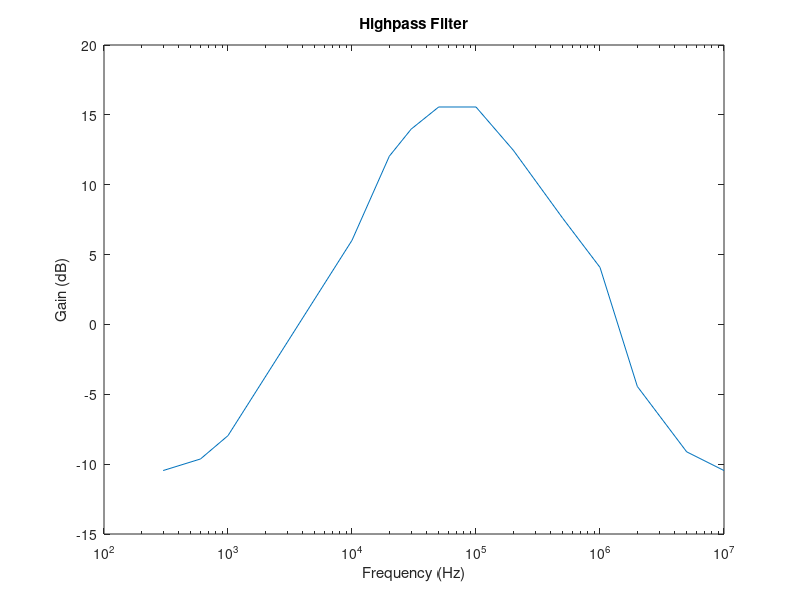

MATLAB code for this plot:
freq3db = 5.787e3;
C = 11e-9;
R2 = 2.5e3;

%Highpass

Vin2 = 200e-3;
Vout2 = [60e-3 66e-3 80e-3 400e-3 0.800 1 1.2 1.2 840e-3 480e-3 320e-3 120e-3 70e-3 60e-3];
freq2 = [300 600 1000 10e3 20e3 30e3 50e3 100e3 200e3 500e3 1e6 2e6 5e6 10e6];
gaindB2 = 20*log10(Vout2/Vin2);
figure
semilogx(freq2, gaindB2);
title('Highpass Filter');
xlabel('Frequency (Hz)');
ylabel('Gain (dB)');
